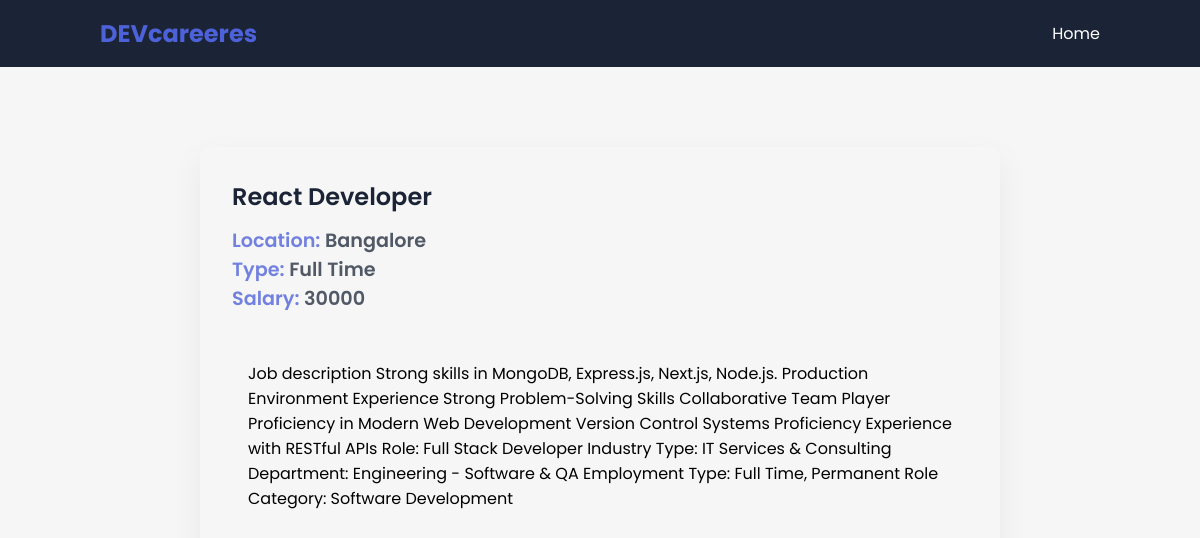
Page /job/15 on the committed database.
### app/models.py (models this page shows, shortened)
class JobPost(models.Model):
    JOB_TYPE_CHOICES = [
        ('Full Time','Full Time'),
        ('Part Time','Part Time'),
    ]
    title = models.CharField(max_length=200)
    description = models.TextField()
    date = models.DateTimeField(auto_now_add=True)
    expiry = models.DateField(null=True)
    salary = models.IntegerField()
    slug = models.SlugField(null=True, max_length=40, unique=True)
    location = models.OneToOneField(Location,on_delete=models.CASCADE,null=True)
    author = models.ForeignKey(Author,on_delete=models.CASCADE,null=True)
    skills = models.ManyToManyField(Skills)
    type = models.CharField(max_length=200, null=False,choices=JOB_TYPE_CHOICES)

class Location(models.Model):
    street = models.CharField(max_length=200)
    city = models.CharField(max_length=200)
    state = models.CharField(max_length=200)
    country = models.CharField(max_length=200)
    zip = models.CharField(max_length=200)

### app/views.py (the view)
# urls.py: path('job/<int:id>',views.job_detail,name='jobs_detail'),
def job_detail(request,id):
    try:
        if id == 0:
            return redirect(reverse('jobs_home'))
        job = JobPost.objects.get(id=id)
        context = {"job":job}
        return render(request,'job_detail.html',context)
    except:
        return HttpResponseNotFound("Not Found")

### app/templates/job_detail.html (shortened to what this page needs)
{% extends 'base.html' %}
{% block content %}
<section>
    <div class="container">
      <div class="view-post">
        <h1 class="jobtitle">
          {{ job.title}}
        </h1>
        <p class="location it">Location: <span>{{job.location.city}}</span></p>
        <p class="status it">Type: <span>{{ job.type }}</span></p>
        <p class="budget it">Salary: <span>{{job.salary}}</span></p>
        <div class="desc">
          <p class="details">
            {{job.description}}
          </p>
        </div>
      </div>
    </div>
  </section>
{% endblock content %}

### app/static/app/style.css (style rules this page uses)
* { margin: 0; padding: 0; box-sizing: border-box; font-family: "Poppins", sans-serif; }
:root { --blue: #4d62d8; --lblue: #7281e0; --card: #fdfdfd; --shadow: #64646f17 0px 12px 29px 0px; --nav: #1b2436; }
body { background: #f5f6f5; }
.container { max-width: 1000px; margin: auto; }
.view-post { width: 80%; border-radius: 10px; box-shadow: var(--shadow); margin: 5em auto; padding: 2em; }
.desc { max-height: 300px; overflow-y: scroll; margin: 2em 0; padding: 1em; }
.jobtitle { font-size: 1.5rem; color: var(--nav); font-weight: 600; margin-bottom: 0.5em; }
.it { font-size: 1.2rem; font-weight: 600; color: var(--lblue); }
.it span { color: #1b2436c0; }

### rows in the picture
JobPost: title "React Developer", location.city "Bangalore", type "Full Time", salary "30000", description "Job description Strong skills in MongoDB, Express.js, Next.js, Node.js. Production Environment Experience Strong Problem-Solving Skills Collaborative Team Player Proficiency in Modern Web Development Version Control Systems Proficiency Experience with RESTful APIs Role: Full Stack Developer Industry Type: IT Services & Consulting Department: Engineering - Software & QA Employment Type: Full Time, Permanent Role Category: Software Development"
